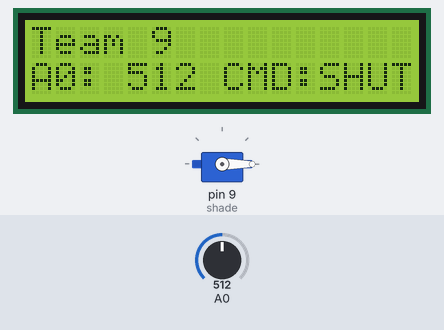
A sketch run on a simulated Arduino Nano, built with avr-gcc and run on an emulated ATmega328P. Shown: servo, 16×2 character LCD. The test bench sets the inputs (shaded band); at power-on: A0 = 512. What the sketch prints to the serial monitor is not drawn.

Above: at 1.2 s.
1.3 s: A0 set to 652
At 2.4 s:
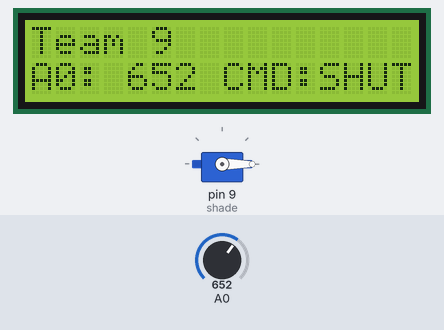
3.1 s: A0 set to 684
At 4.1 s:
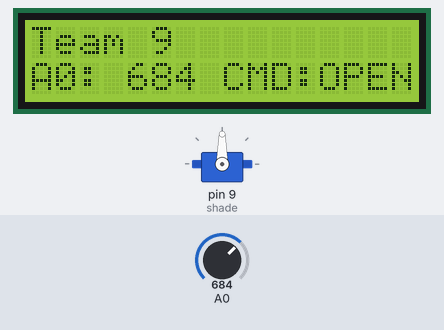
4.6 s: A0 set to 660
At 5.9 s:
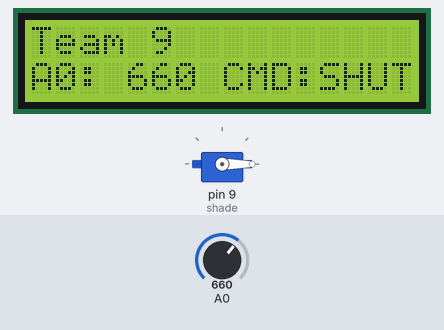
Timing chart, 0 to 7.6 s (numbered marks = the images above; inputs shaded):
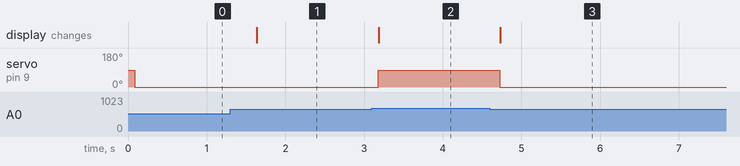

The sketch:

sketch.ino
```cpp
#include <Servo.h>
#include <LiquidCrystal_I2C.h>

Servo shade;
LiquidCrystal_I2C lcd(0x27, 16, 2);

const int THRESHOLD = 670;
const char TEAM_NAME[] = "Team 9";

void setup() {
  Serial.begin(9600);
  shade.attach(9);

  lcd.init();
  lcd.backlight();
  lcd.setCursor(0, 0);
  lcd.print(TEAM_NAME);
}

void loop() {
  int reading = analogRead(A0);
  int angle = 90;

  if (reading < THRESHOLD) {
    angle = 0;
  } else {
    angle = 90;
  }

  shade.write(angle);

  lcd.setCursor(0, 1);
  lcd.print("A0:");
  if (reading < 1000) lcd.print(" ");
  if (reading < 100) lcd.print(" ");
  if (reading < 10) lcd.print(" ");
  lcd.print(reading);
  if (angle == 0) {
    lcd.print(" CMD:SHUT");
  } else {
    lcd.print(" CMD:OPEN");
  }

  Serial.print(TEAM_NAME);
  Serial.print(" | reading=");
  Serial.print(reading);
  Serial.print(", commanded_angle=");
  Serial.println(angle);
  delay(500);
}
```

Measured:
- the behaviour switches between 669 and 670 on A0 (found by bisection; images 1 and 2)
- after the input at 1.3 s, the display: changes after 0.34 s (image 1)
- after the input at 3.1 s, servo on pin 9 (shade): 0° → 90° after 0.08 s; the display: changes after 0.09 s (image 2)
- after the input at 4.6 s, servo on pin 9 (shade): 90° → 0° after 0.12 s; the display: changes after 0.13 s (image 3)
